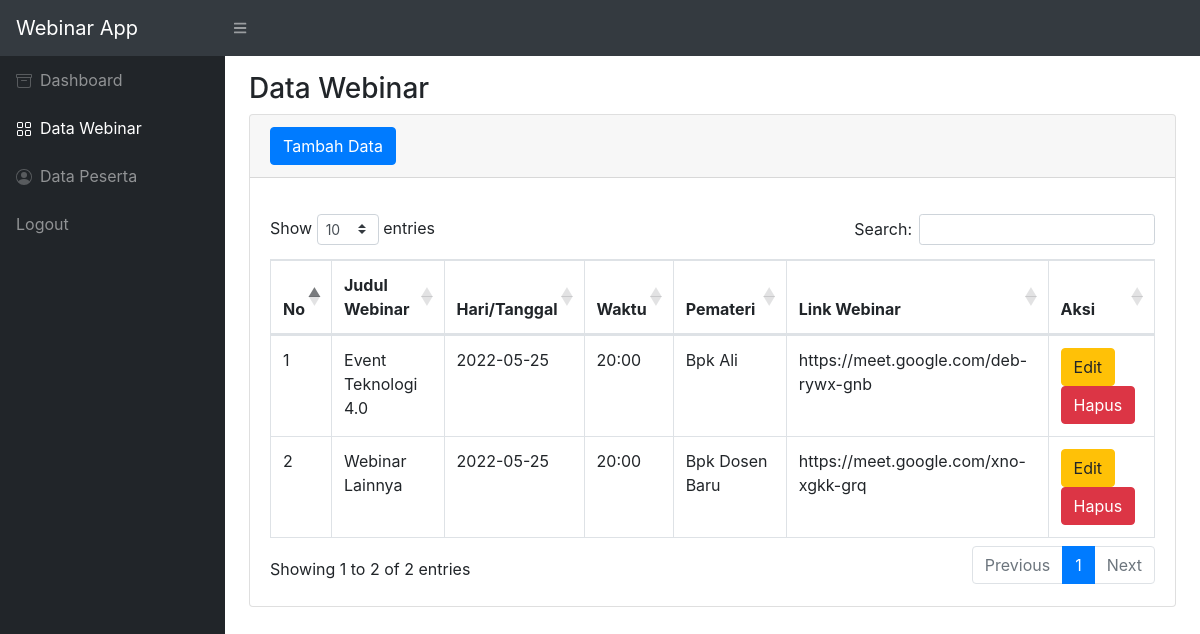
The page /data_webinar.php on the database its author committed.
### tables this page shows
CREATE TABLE `data_webinar` (
  `id_webinar` int(11) NOT NULL,
  `judul_webinar` varchar(200) NOT NULL,
  `tgl_webinar` varchar(200) NOT NULL,
  `waktu_webinar` varchar(200) NOT NULL,
  `pemateri` varchar(200) NOT NULL,
  `link_webinar` varchar(200) NOT NULL
);

### data_webinar.php (the view, shortened to what this page needs)
<?php
include("tb_webinar.php");
?>
<!DOCTYPE html>
<html lang="en">
<head>
    <link href="css/styles.css" rel="stylesheet" />
    <link href="https://cdn.datatables.net/1.10.20/css/dataTables.bootstrap4.min.css" rel="stylesheet" />
</head>
<body class="sb-nav-fixed">
    <nav class="sb-topnav navbar navbar-expand navbar-dark bg-dark">
        <a class="navbar-brand" href="data_webinar.php">Webinar App</a>
        <button class="btn btn-link btn-sm order-1 order-lg-0" id="sidebarToggle" href="#"><i class="fas fa-bars"></i></button>
    </nav>
    <div id="layoutSidenav">
        <div id="layoutSidenav_nav">
            <nav class="sb-sidenav accordion sb-sidenav-dark" id="sidenavAccordion">
                <div class="sb-sidenav-menu">
                    <div class="nav">
                        <a class="nav-link" href="dashboard.php">
                            <div class="sb-nav-link-icon"></div>
                            Dashboard
                        </a>
                        <a class="nav-link active" href="data_webinar.php">
                            <div class="sb-nav-link-icon"></div>
                            Data Webinar
                        </a>
                        <a class="nav-link" href="data_peserta.php">
                            <div class="sb-nav-link-icon"></div>
                            Data Peserta
                        </a>
                        <a class="nav-link" href="logout.php">
                            Logout
                        </a>
                    </div>
                </div>
            </nav>
        </div>
        <div id="layoutSidenav_content">
            <main>
                <div class="container-fluid">
                    <h3 class="mt-3">Data Webinar</h3>
                    <div class="card mb-4">
                        <div class="card-header">
                            <button type="button" class="btn btn-primary" data-toggle="modal" data-target="#myModal">
                                Tambah Data
                            </button>
                        </div>
                        <div class="card-body">
                            <div class="table-responsive mt-3">
                                <table class="table table-bordered" id="dataTable" width="100%" cellspacing="0">
                                    <thead>
                                        <tr>
                                            <th>No</th>
                                            <th>Judul Webinar</th>
                                            <th>Hari/Tanggal</th>
                                            <th>Waktu</th>
                                            <th>Pemateri</th>
                                            <th>Link Webinar</th>
                                            <th>Aksi</th>
                                        </tr>
                                    </thead>
                                    <tbody>
                                        <?php
                                        $ambilsemuadatawebinar = mysqli_query($conn, "select * from data_webinar");
                                        $i = 1;
                                        while ($data = mysqli_fetch_array($ambilsemuadatawebinar)) {
                                            $idwebinar = $data['id_webinar'];
                                            $judulwebinar = $data['judul_webinar'];
                                            $tglwebinar = $data['tgl_webinar'];
                                            $waktuwebinar = $data['waktu_webinar'];
                                            $pemateriwebinar = $data['pemateri'];
                                            $linkwebinar = $data['link_webinar'];
                                        ?>
                                            <tr>
                                                <td><?= $i++; ?></td>
                                                <td><?= $judulwebinar; ?></td>
                                                <td><?= $tglwebinar; ?></td>
                                                <td><?= $waktuwebinar; ?></td>
                                                <td><?= $pemateriwebinar; ?></td>
                                                <td><?= $linkwebinar; ?></td>
                                                <td>
                                                    <button type="button" class="btn btn-warning" data-toggle="modal" data-target="#edit<?= $idwebinar; ?>">Edit</button>
                                                    <button type="button" class="btn btn-danger" data-toggle="modal" data-target="#delete<?= $idwebinar; ?>">Hapus</button>
                                                </td>
                                            </tr>
                                        <?php
                                        };
                                        ?>
                                    </tbody>
                                </table>
                            </div>
                        </div>
                    </div>
                </div>
            </main>
        </div>
    </div>
</body>
</html>

### rows shown on the page
data_webinar: judul_webinar "Event Teknologi 4.0", tgl_webinar "2022-05-25", waktu_webinar "20:00", pemateri "Bpk Ali", link_webinar "https://meet.google.com/deb-rywx-gnb"
data_webinar: judul_webinar "Webinar Lainnya", tgl_webinar "2022-05-25", waktu_webinar "20:00", pemateri "Bpk Dosen Baru", link_webinar "https://meet.google.com/xno-xgkk-grq"
